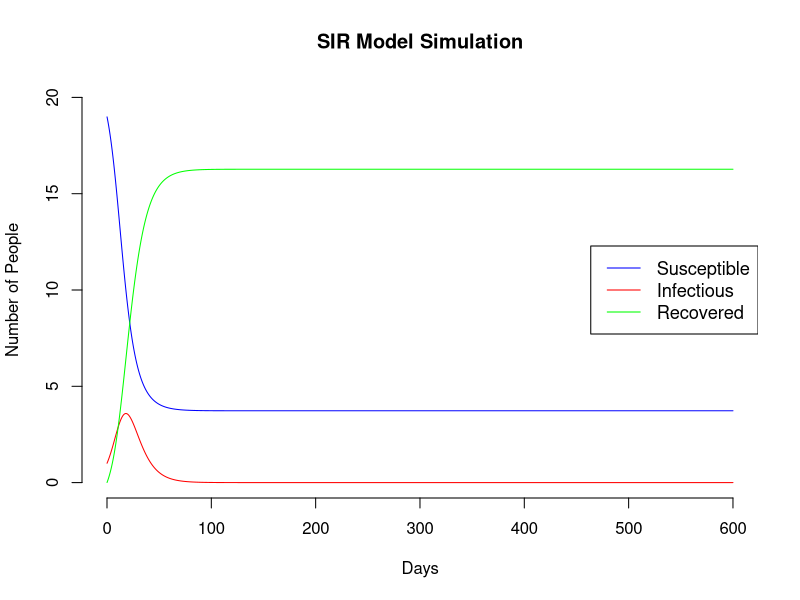

Generate this figure with R:
# Define parameters
b <- 1/7        # Recovery rate
a <- 2 * b      # Reproduction number times b (infection rate)
N <- 20         # Initial population size
I <- 1          # Initial number of infectious individuals
R <- 0          # Initial number of recovered individuals
S <- N - I - R  # Initial number of susceptible individuals
tmax <- 600     # Total time for simulation (in days)
dt <- 1/24      # Time step (1 hour, as there are 24 hours in a day)
clockmax <- tmax / dt  # Total number of hours to run the simulation

# Initialize storage for results
tsave <- numeric(clockmax)
Ssave <- numeric(clockmax)
Isave <- numeric(clockmax)
Rsave <- numeric(clockmax)
Nsave <- numeric(clockmax)

# Run the simulation loop
for (clock in 1:clockmax) {
  t <- clock * dt  # Calculate the current time step (in hours)
  
  # Calculate infection rate and recovery rate
  first_term <- a * S * (I / N)
  second_term <- b * I
  
  # Update the number of susceptible, infected, and recovered individuals
  S <- S - first_term * dt
  I <- I + (first_term - second_term) * dt
  R <- R + second_term * dt
  N <- S + I + R  # Total population (constant in this model)
  
  # Store the results at each time step
  tsave[clock] <- t
  Ssave[clock] <- S
  Isave[clock] <- I
  Rsave[clock] <- R
  Nsave[clock] <- N
}

# Plot the results
plot(tsave, Ssave, type = 'l', col = 'blue', ylim = c(0, N), 
     xlab = 'Days', ylab = 'Number of People', main = 'SIR Model Simulation',
     frame.plot = FALSE)
lines(tsave, Isave, col = 'red')
lines(tsave, Rsave, col = 'green')

# Adjust the legend position to avoid overlapping with the plot
legend('right', legend = c('Susceptible', 'Infectious', 'Recovered'), 
       col = c('blue', 'red', 'green'), lty = 1, cex = 1.1)
